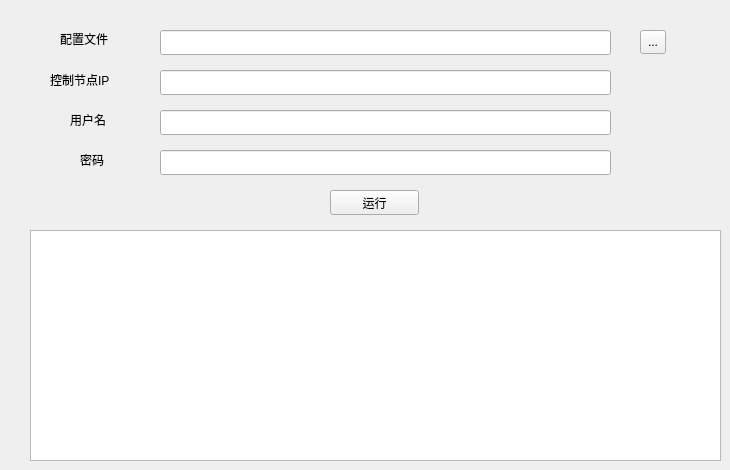
     <widget class="QWidget" name="tab_13">
      <attribute name="title">
       <string>成果3</string>
      </attribute>
      <widget class="QLineEdit" name="lineEdit_33">
       <property name="geometry">
        <rect>
         <x>160</x>
         <y>30</y>
         <width>451</width>
         <height>25</height>
        </rect>
       </property>
      </widget>
      <widget class="QTextEdit" name="textEdit_9">
       <property name="geometry">
        <rect>
         <x>30</x>
         <y>230</y>
         <width>691</width>
         <height>231</height>
        </rect>
       </property>
      </widget>
      <widget class="QLabel" name="label_33">
       <property name="geometry">
        <rect>
         <x>50</x>
         <y>70</y>
         <width>81</width>
         <height>20</height>
        </rect>
       </property>
       <property name="text">
        <string>控制节点IP</string>
       </property>
      </widget>
      <widget class="QLabel" name="label_34">
       <property name="geometry">
        <rect>
         <x>70</x>
         <y>110</y>
         <width>51</width>
         <height>20</height>
        </rect>
       </property>
       <property name="text">
        <string>用户名</string>
       </property>
      </widget>
      <widget class="QLineEdit" name="lineEdit_34">
       <property name="geometry">
        <rect>
         <x>160</x>
         <y>70</y>
         <width>451</width>
         <height>25</height>
        </rect>
       </property>
      </widget>
      <widget class="QToolButton" name="toolButton_9">
       <property name="geometry">
        <rect>
         <x>640</x>
         <y>30</y>
         <width>26</width>
         <height>24</height>
        </rect>
       </property>
       <property name="text">
        <string>...</string>
       </property>
      </widget>
      <widget class="QLineEdit" name="lineEdit_35">
       <property name="geometry">
        <rect>
         <x>160</x>
         <y>150</y>
         <width>451</width>
         <height>25</height>
        </rect>
       </property>
      </widget>
      <widget class="QLineEdit" name="lineEdit_36">
       <property name="geometry">
        <rect>
         <x>160</x>
         <y>110</y>
         <width>451</width>
         <height>25</height>
        </rect>
       </property>
      </widget>
      <widget class="QLabel" name="label_35">
       <property name="geometry">
        <rect>
         <x>60</x>
         <y>30</y>
         <width>67</width>
         <height>17</height>
        </rect>
       </property>
       <property name="text">
        <string>配置文件</string>
       </property>
      </widget>
      <widget class="QLabel" name="label_36">
       <property name="geometry">
        <rect>
         <x>80</x>
         <y>150</y>
         <width>41</width>
         <height>20</height>
        </rect>
       </property>
       <property name="text">
        <string>密码</string>
       </property>
      </widget>
      <widget class="QPushButton" name="pushButton_9">
       <property name="geometry">
        <rect>
         <x>330</x>
         <y>190</y>
         <width>89</width>
         <height>25</height>
        </rect>
       </property>
       <property name="text">
        <string>运行</string>
       </property>
      </widget>
     </widget>
